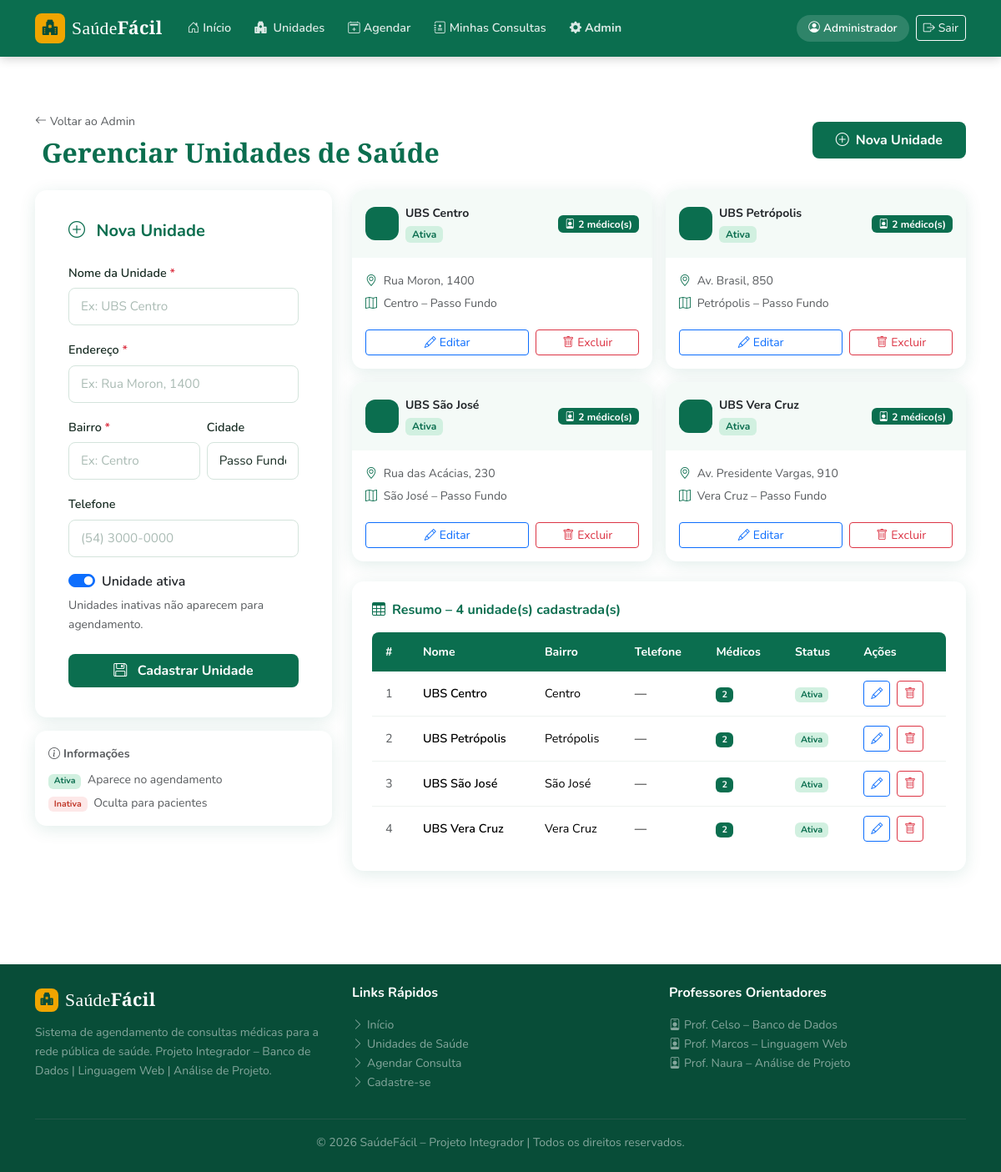
Screenshot of /pages/admin_unidades.php (signed in) with the database file from the repository.
### tables this page shows
CREATE TABLE IF NOT EXISTS unidades (
    id          INT AUTO_INCREMENT PRIMARY KEY,
    nome        VARCHAR(120) NOT NULL,
    endereco    VARCHAR(200),
    bairro      VARCHAR(80),
    cidade      VARCHAR(80) DEFAULT 'Passo Fundo',
    telefone    VARCHAR(20),
    ativo       TINYINT(1) DEFAULT 1
);

### pages/admin_unidades.php (the view, shortened to what this page needs)
<?php
$pdo     = conectar();
$editando = null;
$unidades = $pdo->query(
    "SELECT u.*, COUNT(m.id) AS total_medicos
     FROM unidades u
     LEFT JOIN medicos m ON m.unidade_id = u.id
     GROUP BY u.id
     ORDER BY u.nome"
)->fetchAll();
require '../includes/header.php';
?>
<section class="sf-section">
<div class="container">
    <div class="d-flex align-items-center justify-content-between mb-4 flex-wrap gap-3">
        <div>
            <a href="admin.php" class="text-muted text-decoration-none small">
                <i class="bi bi-arrow-left me-1"></i>Voltar ao Admin
            </a>
            <h2 class="sf-section-title fw-bold mb-0 mt-1">
                <i class="bi bi-building-fill-cross me-2"></i>Gerenciar Unidades de Saúde
            </h2>
        </div>
        <a href="admin_unidades.php" class="btn btn-sf-primary">
            <i class="bi bi-plus-circle me-2"></i>Nova Unidade
        </a>
    </div>
    <div class="row g-4">
        <div class="col-lg-4">
            <div class="sf-form-card card">
                <h5 class="fw-bold mb-4 text-sf-primary">
                    <i class="bi bi-<?= $editando ? 'pencil-square' : 'plus-circle' ?> me-2"></i>
                    <?= $editando ? 'Editar Unidade' : 'Nova Unidade' ?>
                </h5>
                <form method="POST" action="admin_unidades.php">
                    <div class="mb-3">
                        <label class="form-label fw-semibold">
                            Nome da Unidade <span class="text-danger">*</span>
                        </label>
                        <input type="text" name="nome" class="form-control" required
                               placeholder="Ex: UBS Centro"
                               value="<?= htmlspecialchars($editando['nome'] ?? '') ?>">
                    </div>
                    <div class="mb-3">
                        <label class="form-label fw-semibold">
                            Endereço <span class="text-danger">*</span>
                        </label>
                        <input type="text" name="endereco" class="form-control" required
                               placeholder="Ex: Rua Moron, 1400"
                               value="<?= htmlspecialchars($editando['endereco'] ?? '') ?>">
                    </div>
                    <div class="row g-2 mb-3">
                        <div class="col-7">
                            <label class="form-label fw-semibold">
                                Bairro <span class="text-danger">*</span>
                            </label>
                            <input type="text" name="bairro" class="form-control" required
                                   placeholder="Ex: Centro"
                                   value="<?= htmlspecialchars($editando['bairro'] ?? '') ?>">
                        </div>
                        <div class="col-5">
                            <label class="form-label fw-semibold">Cidade</label>
                            <input type="text" name="cidade" class="form-control"
                                   placeholder="Passo Fundo"
                                   value="<?= htmlspecialchars($editando['cidade'] ?? 'Passo Fundo') ?>">
                        </div>
                    </div>
                    <div class="mb-3">
                        <label class="form-label fw-semibold">Telefone</label>
                        <input type="text" name="telefone" class="form-control"
                               placeholder="(54) 3000-0000"
                               value="<?= htmlspecialchars($editando['telefone'] ?? '') ?>">
                    </div>
                    <div class="mb-4">
                        <div class="form-check form-switch">
                            <input class="form-check-input" type="checkbox" name="ativo"
                                   id="chkAtivo" role="switch"
                                   <?= ($editando['ativo'] ?? 1) ? 'checked' : '' ?>>
                            <label class="form-check-label fw-semibold" for="chkAtivo">
                                Unidade ativa
                            </label>
                        </div>
                        <div class="form-text text-muted">
                            Unidades inativas não aparecem para agendamento.
                        </div>
                    </div>
                    <button type="submit" class="btn btn-sf-primary w-100 py-2">
                        <i class="bi bi-floppy me-2"></i>
                        <?= $editando ? 'Salvar Alterações' : 'Cadastrar Unidade' ?>
                    </button>
                </form>
            </div>
            <div class="sf-card card p-3 mt-3 no-hover">
                <p class="small text-muted mb-2 fw-bold"><i class="bi bi-info-circle me-1"></i>Informações</p>
                <p class="small text-muted mb-1">
                    <span class="badge badge-agendada me-1">Ativa</span> Aparece no agendamento
                </p>
                <p class="small text-muted mb-0">
                    <span class="badge badge-cancelada me-1">Inativa</span> Oculta para pacientes
                </p>
            </div>
        </div>
        <div class="col-lg-8">
            <div class="row g-3 mb-4">
                <?php foreach ($unidades as $u): ?>
                <div class="col-md-6">
                    <div class="sf-card card p-0 overflow-hidden h-100
                                <?= $editando && $editando['id'] == $u['id'] ? 'border border-2 border-warning' : '' ?>">
                        <div class="p-3 d-flex align-items-center justify-content-between"
                             style="background: <?= $u['ativo'] ? 'var(--sf-light-bg)' : '#f8f8f8' ?>;">
                            <div class="d-flex align-items-center gap-2">
                                <div class="card-icon mb-0" style="width:40px;height:40px;font-size:1.1rem;
                                     background:<?= $u['ativo'] ? 'var(--sf-primary)' : '#ccc' ?>;color:#fff;">
                                </div>
                                <div>
                                    <div class="fw-bold small"><?= htmlspecialchars($u['nome']) ?></div>
                                    <span class="badge <?= $u['ativo'] ? 'badge-agendada' : 'badge-cancelada' ?> px-2">
                                        <?= $u['ativo'] ? 'Ativa' : 'Inativa' ?>
                                    </span>
                                </div>
                            </div>
                            <span class="badge bg-sf-primary text-white px-2 py-1">
                                <i class="bi bi-person-badge me-1"></i><?= $u['total_medicos'] ?> médico(s)
                            </span>
                        </div>
                        <div class="p-3">
                            <p class="small text-muted mb-1">
                                <i class="bi bi-geo-alt text-sf-primary me-1"></i>
                                <?= htmlspecialchars($u['endereco']) ?>
                            </p>
                            <p class="small text-muted mb-1">
                                <i class="bi bi-map text-sf-primary me-1"></i>
                                <?= htmlspecialchars($u['bairro']) ?> – <?= htmlspecialchars($u['cidade']) ?>
                            </p>
                        </div>
                        <div class="p-3 pt-0 d-flex gap-2">
                            <a href="admin_unidades.php?editar=<?= $u['id'] ?>"
                               class="btn btn-sm btn-outline-primary flex-fill">
                                <i class="bi bi-pencil me-1"></i>Editar
                            </a>
                            <form method="POST" style="flex:1;">
                                <button type="submit"
                                        class="btn btn-sm btn-outline-danger w-100 btn-cancelar"
                                        <?= $u['total_medicos'] > 0 ? 'title="Possui médicos vinculados"' : '' ?>>
                                    <i class="bi bi-trash me-1"></i>Excluir
                                </button>
                            </form>
                        </div>
                    </div>
                </div>
                <?php endforeach; ?>
            </div>
            <div class="sf-card card p-4 no-hover">
                <h6 class="fw-bold text-sf-primary mb-3">
                    <i class="bi bi-table me-2"></i>Resumo – <?= count($unidades) ?> unidade(s) cadastrada(s)
                </h6>
                <div class="table-responsive">
                    <table class="table sf-table align-middle mb-0">
                        <thead>
                            <tr>
                                <th>#</th>
                                <th>Nome</th>
                                <th>Bairro</th>
                                <th>Telefone</th>
                                <th>Médicos</th>
                                <th>Status</th>
                                <th>Ações</th>
                            </tr>
                        </thead>
                        <tbody>
                            <?php foreach ($unidades as $u): ?>
                            <tr>
                                <td class="text-muted small"><?= $u['id'] ?></td>
                                <td class="fw-semibold"><?= htmlspecialchars($u['nome']) ?></td>
                                <td class="small"><?= htmlspecialchars($u['bairro']) ?></td>
                                <td class="small"><?= htmlspecialchars($u['telefone'] ?? '—') ?></td>
                                <td>
                                    <span class="badge bg-sf-primary text-white">
                                        <?= $u['total_medicos'] ?>
                                    </span>
                                </td>
                                <td>
                                    <span class="badge <?= $u['ativo'] ? 'badge-agendada' : 'badge-cancelada' ?>">
                                        <?= $u['ativo'] ? 'Ativa' : 'Inativa' ?>
                                    </span>
                                </td>
                                <td>
                                    <a href="admin_unidades.php?editar=<?= $u['id'] ?>"
                                       class="btn btn-sm btn-outline-primary me-1" title="Editar">
                                        <i class="bi bi-pencil"></i>
                                    </a>
                                    <form method="POST" style="display:inline;">
                                        <button type="submit"
                                                class="btn btn-sm btn-outline-danger btn-cancelar"
                                                title="Excluir">
                                            <i class="bi bi-trash"></i>
                                        </button>
                                    </form>
                                </td>
                            </tr>
                            <?php endforeach; ?>
                        </tbody>
                    </table>
                </div>
            </div>
        </div>
    </div>
</div>
</section>
<?php require '../includes/footer.php'; ?>

### css/base.css (style rules this page uses)
:root { --sf-primary: #0b6e4f; --sf-primary-d: #084d38; --sf-primary-l: #0d9e72; --sf-accent: #f0a500; --sf-accent-d: #d99200; --sf-light-bg: #f4faf7; --sf-text: #1a2e25; --sf-muted: #6c8c7e; --sf-white: #ffffff; --sf-border: #d4e4dc; --sf-danger: #c0392b; --sf-info: #2471a3; --sf-shadow-sm: 0 2px 8px rgba(11,110,79,.08); --sf-shadow-md: 0 4px 20px rgba(11,110,79,.12); --sf-shadow-lg: 0 10px 32px rgba(11,110,79,.18); --sf-radius-sm: 8px; --sf-radius: 14px; --sf-radius-lg: 20px; --sf-transition: .25s ease; --sf-font-body: 'Nunito', sans-serif; --sf-font-heading: 'Playfair Display', serif; }
*, *::before, *::after { box-sizing: border-box; }
body { font-family: var(--sf-font-body); color: var(--sf-text); background: var(--sf-white); line-height: 1.65; -webkit-font-smoothing: antialiased; }
h1, h2, h3, h4, h5, h6 { font-family: var(--sf-font-body); font-weight: 700; line-height: 1.3; }
a { color: var(--sf-primary); transition: color var(--sf-transition); }
.text-sf-primary { color: var(--sf-primary) !important; }
.bg-sf-primary { background: var(--sf-primary) !important; }
.sf-section { padding: 64px 0; }
.sf-section-title { font-family: var(--sf-font-heading); color: var(--sf-primary); }

### css/buttons.css (style rules this page uses)
.btn-sf-primary { background: var(--sf-primary); color: var(--sf-white); border: none; border-radius: var(--sf-radius-sm); font-weight: 700; font-family: var(--sf-font-body); padding: 10px 28px; transition: background var(--sf-transition), box-shadow var(--sf-transition); }
.badge-agendada { background: #d1f0e0; color: var(--sf-primary); font-weight: 700; }
.badge-cancelada { background: #fde8e8; color: var(--sf-danger); font-weight: 700; }

### css/cards.css (style rules this page uses)
.sf-card { border: none; border-radius: var(--sf-radius); box-shadow: var(--sf-shadow-md); background: var(--sf-white); transition: transform var(--sf-transition), box-shadow var(--sf-transition); }
.sf-card .card-icon { width: 56px; height: 56px; background: var(--sf-light-bg); border-radius: 12px; display: flex; align-items: center; justify-content: center; font-size: 1.6rem; color: var(--sf-primary); margin-bottom: 12px; flex-shrink: 0; }

### css/forms.css (style rules this page uses)
.sf-form-card { border: none; border-radius: var(--sf-radius); box-shadow: var(--sf-shadow-md); padding: 36px 40px; background: var(--sf-white); }
.sf-form-card .form-control, .sf-form-card .form-select { border-radius: var(--sf-radius-sm); border: 1.5px solid var(--sf-border); padding: 10px 14px; font-family: var(--sf-font-body); font-size: .95rem; color: var(--sf-text); background: var(--sf-white); transition: border-color var(--sf-transition), box-shadow var(--sf-transition); }
.sf-form-card .form-control::placeholder { color: #aabbb4; }
.sf-form-card .form-label { font-size: .9rem; margin-bottom: 6px; color: var(--sf-text); }

### css/tables.css (style rules this page uses)
.sf-table { width: 100%; border-collapse: separate; border-spacing: 0; }
.sf-table thead tr th { background: var(--sf-primary); color: var(--sf-white); font-weight: 700; font-size: .88rem; padding: 12px 16px; border: none; white-space: nowrap; }
.sf-table thead tr th:first-child { border-radius: var(--sf-radius-sm) 0 0 0; }
.sf-table thead tr th:last-child { border-radius: 0 var(--sf-radius-sm) 0 0; }
.sf-table tbody tr td { padding: 11px 16px; border-bottom: 1px solid #eef3f0; font-size: .9rem; vertical-align: middle; }
.sf-table tbody tr:last-child td { border-bottom: none; }

### rows the page displays
unidades: nome "UBS Centro", ativo "Ativa", total_medicos "2", endereco "Rua Moron, 1400", bairro "Centro", cidade "Passo Fundo", id "1", telefone "—"
unidades: nome "UBS Petrópolis", ativo "Ativa", total_medicos "2", endereco "Av. Brasil, 850", bairro "Petrópolis", cidade "Passo Fundo", id "2", telefone "—"
unidades: nome "UBS São José", ativo "Ativa", total_medicos "2", endereco "Rua das Acácias, 230", bairro "São José", cidade "Passo Fundo", id "3", telefone "—"
unidades: nome "UBS Vera Cruz", ativo "Ativa", total_medicos "2", endereco "Av. Presidente Vargas, 910", bairro "Vera Cruz", cidade "Passo Fundo", id "4", telefone "—"

### other values shown
$nomeUsuario "Administrador"
count($unidades) "4"
